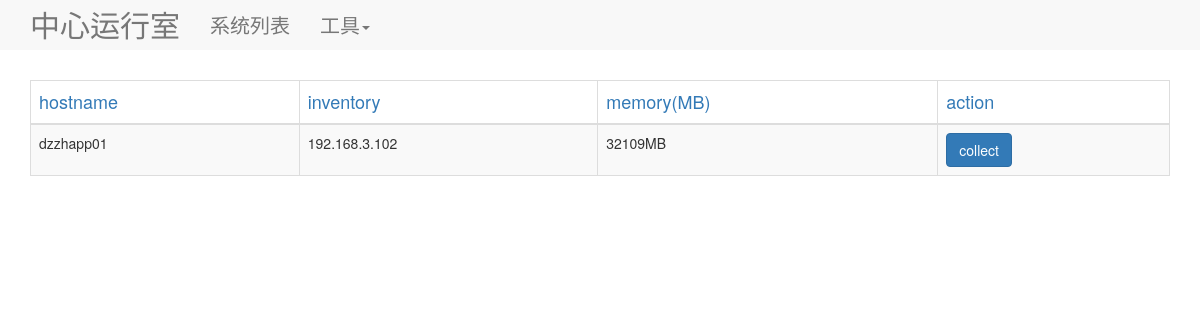
The app's page /detail/192.168.3.102, older data.
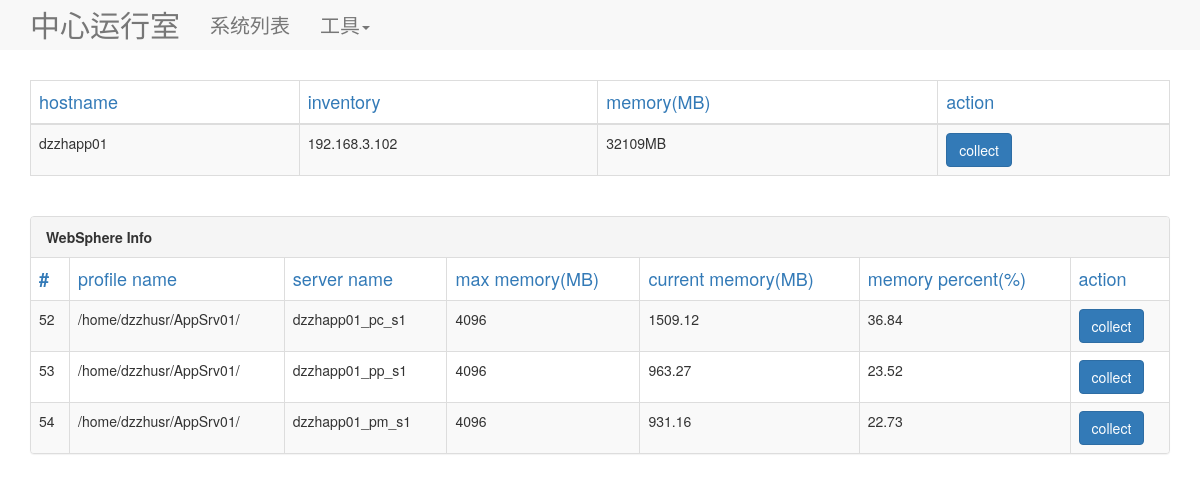
The same page, newer data.
### modules.py (models this page shows, shortened)
class WebSphere(db.Model):
    __tablename__ = 'websphere'
    was_info_id = db.Column(db.Integer, primary_key=True, autoincrement=True)
    max_mem = db.Column(db.Integer)
    curr_mem = db.Column(db.Float)
    prf_name = db.Column(db.String(100))
    srv_name = db.Column(db.String(20))
    sys_inventory = db.Column(db.String(50), ForeignKey('system.inventory'))

### main.py (the view, shortened to what this page needs)
@app.route('/detail/<inventory>')
def detail(inventory=None):
    try:
        system_detail = System.query.filter_by(inventory=inventory).first_or_404()
        was_detail = WebSphere.query.filter_by(sys_inventory=inventory).all()
        db2_detail = DB2.query.filter_by(sys_inventory=inventory).all()
        db.session.commit()
        new_was_detail = WebSphere.query.filter_by(sys_inventory=inventory).all()
        new_db2_detail = DB2.query.filter_by(sys_inventory=inventory).all()
        return render_template("details.html", title="具体信息", system_detail_in=system_detail,
                               was_detail_in=new_was_detail,
                               db2_detail_in=new_db2_detail)
    except Exception as e:
        app.logger.debug(e)
        db.session.rollback()
        return render_template("500.html")

### templates/details.html (shortened to what this page needs)
{% extends "layout.html" %}
{% block body %}
<div class="container theme-showcase">
    <table class="table table-striped table-bordered">
        <thead class="text-primary">
        <tr>
            <td>hostname</td>
            <td>inventory</td>
            <td>memory(MB)</td>
            <td>action</td>
        </tr>
        </thead>
        <tbody>
        <tr>
            <td>{{ system_detail_in.hostname }}</td>
            <td>{{ system_detail_in.inventory }}</td>
            <td>{{ system_detail_in.memory }}MB</td>
            <td>
                <button type="button" classify="sys_collect" data-loading-text="Processing..."
                    class="btn btn-primary" autocomplete="off" sys_inven="{{ system_detail_in.inventory }}">
                  collect
                    </button>
                </td>
        </tr>
        </tbody>
    </table>
    <br/>
    {% if was_detail_in %}
    <div class="panel panel-default">
        <div class="panel-heading"><b>WebSphere Info</b></div>
        <table class="table table-striped table-bordered">
            <thead class="text-primary">
            <tr>
                <td><b>#</b></td>
                <td>profile name</td>
                <td>server name</td>
                <td>max memory(MB)</td>
                <td>current memory(MB)</td>
                <td>memory percent(%)</td>
                <td>action</td>
            </tr>
            </thead>
            <tbody>
            {% for one_was in was_detail_in %}
            {% set curr_mem = (system_detail_in.memory * one_was.curr_mem / 100) | round(2,'common') %}
            {% set mem_per = (curr_mem / one_was.max_mem * 100) | round(2,'common') %}
            {% if mem_per > 90 %}
            <tr class="text-danger">
                {% else %}
            <tr>
                {% endif %}
                <td>{{ one_was.was_info_id }}</td>
                <td>{{ one_was.prf_name }}</td>
                <td>{{ one_was.srv_name }}</td>
                <td>{{ one_was.max_mem }}</td>
                <td>{{ curr_mem }}</td>
                <td>{{ mem_per }}</td>
                <td>
                    <button type="button" classify="was_collect" data-loading-text="Processing..."
                            class="btn btn-primary" autocomplete="off" was_inven="{{ system_detail_in.inventory }}"
                            prf_name="{{ one_was.prf_name }}" srv_name="{{ one_was.srv_name }}">collect
                    </button>
                </td>
            </tr>
            {% endfor %}
            </tbody>
        </table>
    </div>
    {% endif %}
</div>
{% endblock %}

Row changes from the older to the newer data that the page shows:
added WebSphere: was_info_id "52", prf_name "/home/dzzhusr/AppSrv01/", srv_name "dzzhapp01_pc_s1", max_mem "4096", curr_mem "1509.12", mem_per "36.84"
added WebSphere: was_info_id "53", prf_name "/home/dzzhusr/AppSrv01/", srv_name "dzzhapp01_pp_s1", max_mem "4096", curr_mem "963.27", mem_per "23.52"
added WebSphere: was_info_id "54", prf_name "/home/dzzhusr/AppSrv01/", srv_name "dzzhapp01_pm_s1", max_mem "4096", curr_mem "931.16", mem_per "22.73"
Text that changed along with them:
text now shown: "WebSphere Info # profile name server name max memory(MB) current memory(MB) memory percent(%) action"
